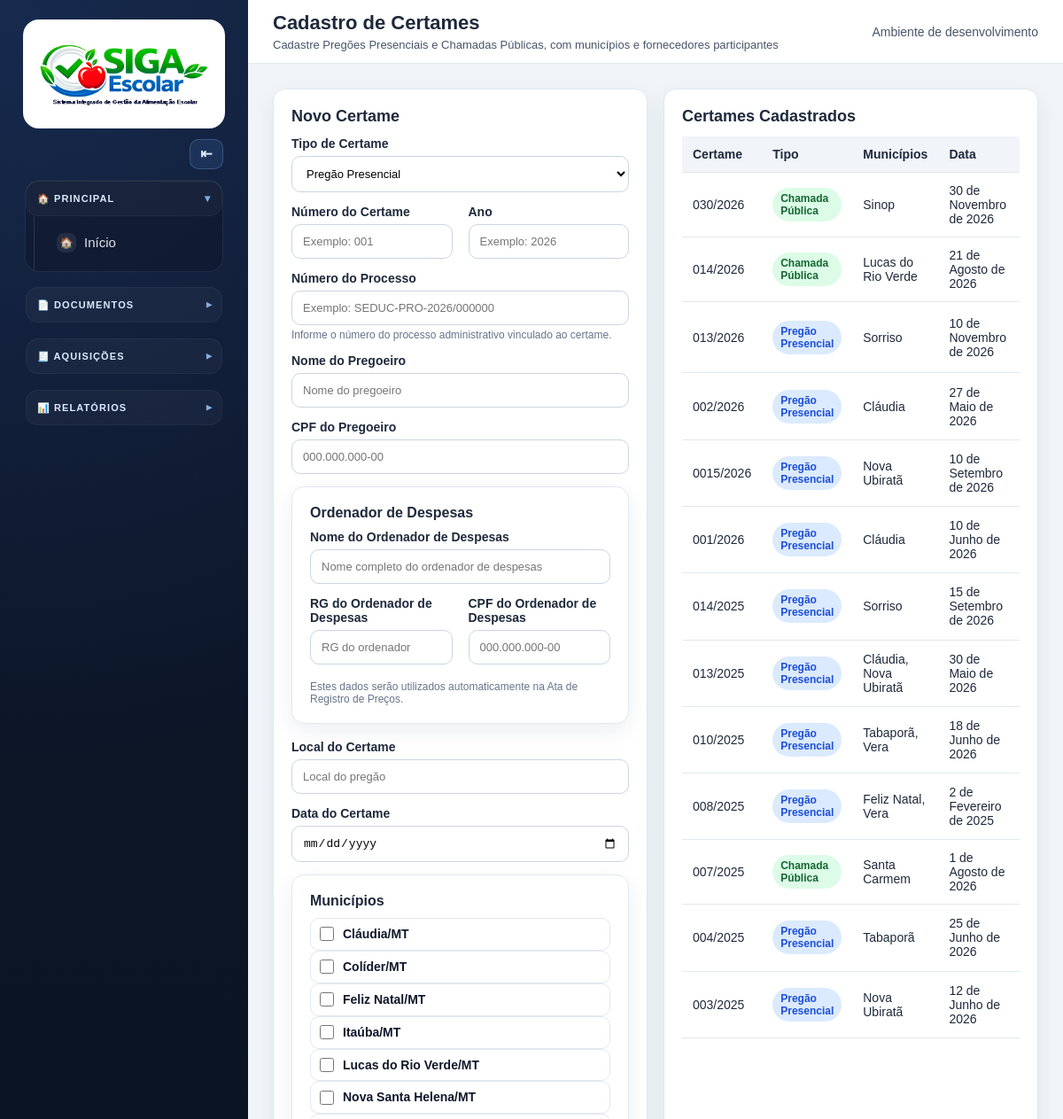
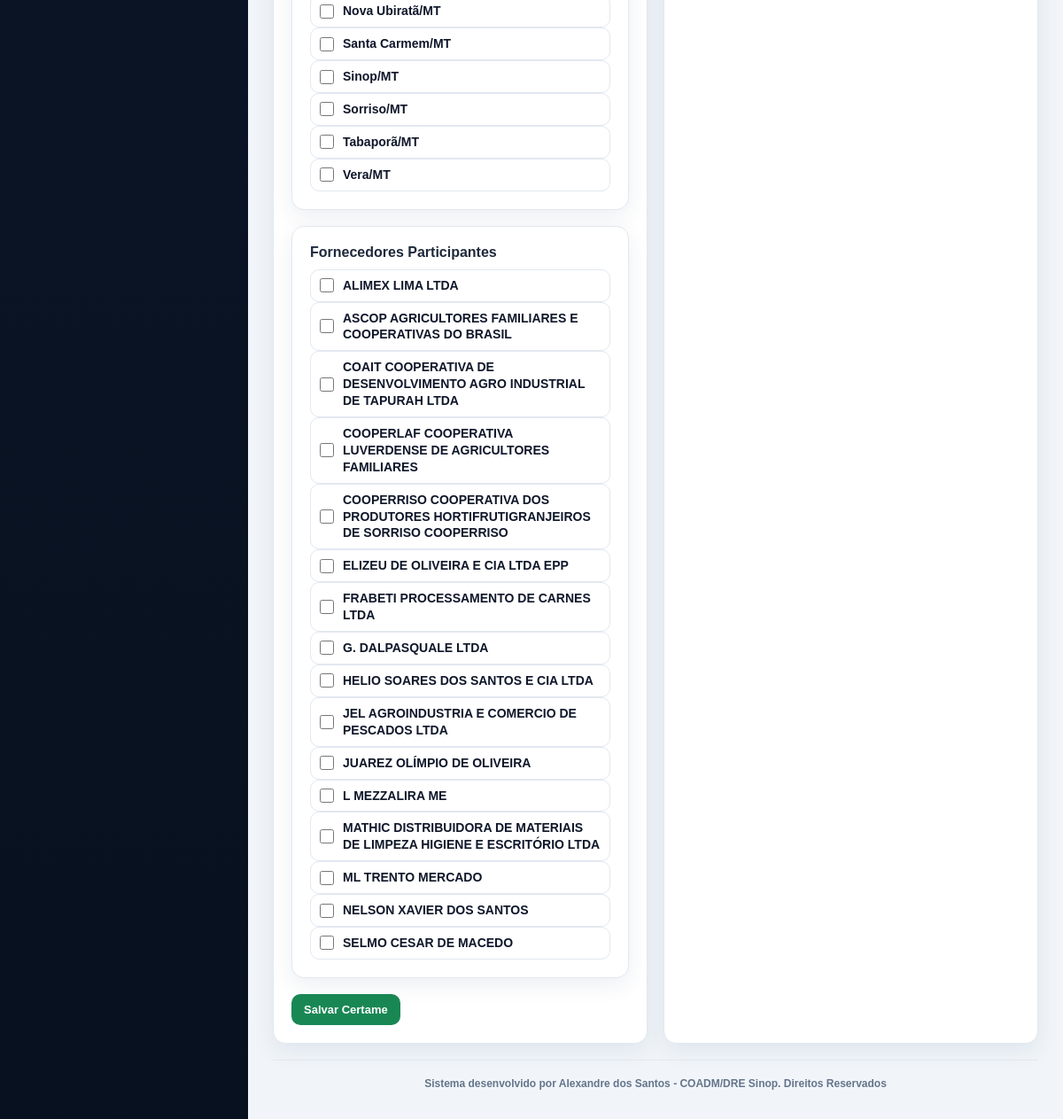
The page /pregoes/ on the database its author committed (2 pictures, top to bottom).
### apps/pregoes/models.py (models this page shows, shortened)
class Pregao(models.Model):
    TIPO_PREGAO_PRESENCIAL = "pregao_presencial"
    TIPO_CHAMADA_PUBLICA = "chamada_publica"
    TIPO_CERTAME_CHOICES = [
        (TIPO_PREGAO_PRESENCIAL, "Pregão Presencial"),
        (TIPO_CHAMADA_PUBLICA, "Chamada Pública"),
    ]
    STATUS_NAO_INICIADO = "nao_iniciado"
    STATUS_EM_ANDAMENTO = "em_andamento"
    STATUS_FINALIZADO = "finalizado"
    STATUS_CHOICES = [
        (STATUS_NAO_INICIADO, "Não iniciado"),
        (STATUS_EM_ANDAMENTO, "Em andamento"),
        (STATUS_FINALIZADO, "Finalizado"),
    ]
    tipo_certame = models.CharField(
        "Tipo de Certame",
        max_length=30,
        choices=TIPO_CERTAME_CHOICES,
        default=TIPO_PREGAO_PRESENCIAL,
        help_text="Define se o processo será executado como Pregão Presencial ou Chamada Pública.",
    )
    numero = models.CharField("Número do Certame", max_length=30)
    numero_processo = models.CharField(
        "Número do Processo",
        max_length=100,
        blank=True,
        help_text="Número do processo administrativo vinculado ao certame.",
    )
    ano = models.PositiveIntegerField("Ano")
    municipios = models.ManyToManyField(
        Municipio,
        through="PregaoMunicipio",
        related_name="pregoes",
        verbose_name="Municípios",
    )
    fornecedores = models.ManyToManyField(
        Fornecedor,
        through="PregaoFornecedor",
        related_name="pregoes",
        verbose_name="Fornecedores",
    )
    nome_pregoeiro = models.CharField("Nome do Pregoeiro", max_length=255)
    cpf_pregoeiro = models.CharField(
        "CPF do Pregoeiro",
        max_length=14,
        validators=[validar_cpf],
    )
    nome_ordenador_despesas = models.CharField(
        "Nome do Ordenador de Despesas",
        max_length=255,
        blank=True,
        help_text="Nome completo do ordenador de despesas vinculado ao certame.",
    )
    rg_ordenador_despesas = models.CharField(
        "RG do Ordenador de Despesas",
        max_length=50,
        blank=True,
    )
    cpf_ordenador_despesas = models.CharField(
        "CPF do Ordenador de Despesas",
        max_length=14,
        blank=True,
        validators=[validar_cpf],
    )
    local_pregao = models.CharField("Local do Pregão", max_length=255)
    data_pregao = models.DateField("Data do Pregão")
    status = models.CharField(
        "Status",
        max_length=30,
        choices=STATUS_CHOICES,
        default=STATUS_NAO_INICIADO,
    )
    criado_por = models.ForeignKey(
        settings.AUTH_USER_MODEL,
        on_delete=models.PROTECT,
        related_name="pregoes_criados",
        verbose_name="Criado por",
        null=True,
        blank=True,
    )
    finalizado_em = models.DateTimeField("Finalizado em", null=True, blank=True)
    percentual_alerta_media = models.DecimalField(
        "Percentual de Alerta da Média",
        max_digits=5,
        decimal_places=2,
        default=50,
        help_text="Percentual de alerta aplicado a todos os itens deste certame.",
    )
    criado_em = models.DateTimeField("Criado em", auto_now_add=True)
    atualizado_em = models.DateTimeField("Atualizado em", auto_now=True)
    class Meta:
        verbose_name = "Certame"
        verbose_name_plural = "Certames"
        ordering = ["-ano", "-numero"]
        constraints = [
            models.UniqueConstraint(
                fields=["tipo_certame", "numero", "ano"],
                name="unique_tipo_numero_ano_certame",
            )
        ]

### apps/cadastros/models.py (models this page shows)
class AtivoModel(TimeStampedModel):
    ativo = models.BooleanField(default=True)
    class Meta:
        abstract = True

class Municipio(AtivoModel):
    nome = models.CharField(max_length=120)
    uf = models.CharField(max_length=2, default="MT")
    class Meta:
        verbose_name = "Município"
        verbose_name_plural = "Municípios"
        ordering = ["nome"]
        constraints = [
            models.UniqueConstraint(fields=["nome", "uf"], name="unique_municipio_uf")
        ]
    def __str__(self):
        return f"{self.nome}/{self.uf}"

### apps/pregoes/views.py (the view)
# urls.py: path("", views.pregoes, name="pregoes"),
def pregoes(request):
    if request.method == "POST":
        form = PregaoForm(request.POST)
        if form.is_valid():
            form.save(user=request.user)
            messages.success(request, "Certame cadastrado com sucesso.")
            return redirect("pregoes:pregoes")
        messages.error(request, "Verifique os dados informados no formulário.")
    else:
        form = PregaoForm()
    pregoes_queryset = (
        Pregao.objects.all()
        .prefetch_related("municipios", "fornecedores")
        .order_by("-ano", "-numero")
    )
    pregoes_pagina = paginar_queryset(request, pregoes_queryset)
    return render(
        request,
        "pregoes/pregoes.html",
        {
            "form": form,
            "pregoes": pregoes_pagina,
            "modo_edicao": False,
            "pregao_edicao": None,
        },
    )

### apps/cadastros/models.py (called while the page is built)
    def __str__(self):
        return self.razao_social

### apps/pregoes/views.py (called while the page is built)
def paginar_queryset(request, queryset, por_pagina=25):
    paginator = Paginator(queryset, por_pagina)
    numero_pagina = request.GET.get("page")
    return paginator.get_page(numero_pagina)

### templates/pregoes/pregoes.html (shortened to what this page needs)
{% extends "base.html" %}
{% block page_title %}Cadastro de Certames{% endblock %}
{% block page_subtitle %}Cadastre Pregões Presenciais e Chamadas Públicas, com municípios e fornecedores participantes{% endblock %}
{% block content %}
<div class="grid grid-2">
    <div class="card">
        {% if modo_edicao %}
        <h2>Editar Certame</h2>
        <p>
            Editando:
            <strong>{{ pregao_edicao.get_tipo_certame_display }} {{ pregao_edicao.numero }}/{{ pregao_edicao.ano }}</strong>
        </p>
        {% else %}
        <h2>Novo Certame</h2>
        {% endif %}
        <form method="post">
            <div class="form-group">
                <label>Tipo de Certame</label>
                {{ form.tipo_certame }}
            </div>
            <div class="grid grid-2">
                <div class="form-group">
                    <label>Número do Certame</label>
                    {{ form.numero }}
                </div>
                <div class="form-group">
                    <label>Ano</label>
                    {{ form.ano }}
                </div>
            </div>
            <div class="form-group">
                <label>Número do Processo</label>
                {{ form.numero_processo }}
                <div style="font-size:12px; color:#64748b; margin-top:4px;">
                    Informe o número do processo administrativo vinculado ao certame.
                </div>
            </div>
            <div class="form-group">
                <label>Nome do Pregoeiro</label>
                {{ form.nome_pregoeiro }}
            </div>
            <div class="form-group">
                <label>CPF do Pregoeiro</label>
                {{ form.cpf_pregoeiro }}
            </div>
            <div class="card">
                <h3>Ordenador de Despesas</h3>
                <div class="form-group">
                    <label>Nome do Ordenador de Despesas</label>
                    {{ form.nome_ordenador_despesas }}
                </div>
                <div class="grid grid-2">
                    <div class="form-group">
                        <label>RG do Ordenador de Despesas</label>
                        {{ form.rg_ordenador_despesas }}
                    </div>
                    <div class="form-group">
                        <label>CPF do Ordenador de Despesas</label>
                        {{ form.cpf_ordenador_despesas }}
                    </div>
                </div>
                <div style="font-size:12px; color:#64748b; margin-top:4px;">
                    Estes dados serão utilizados automaticamente na Ata de Registro de Preços.
                </div>
            </div>
            <div class="form-group">
                <label>Local do Certame</label>
                {{ form.local_pregao }}
            </div>
            <div class="form-group">
                <label>Data do Certame</label>
                {{ form.data_pregao }}
            </div>
            <div class="card">
                <h3>Municípios</h3>
                <div class="checkbox-list-field">
                    {{ form.municipios }}
                </div>
            </div>
            <div class="card">
                <h3>Fornecedores Participantes</h3>
                <div class="checkbox-list-field">
                    {{ form.fornecedores }}
                </div>
            </div>
            <div class="actions">
                {% if modo_edicao %}
                <button class="btn btn-success" type="submit">
                    Salvar Alterações
                </button>
                <a class="btn btn-secondary" href="{% url 'pregoes:pregoes' %}">
                    Cancelar Edição
                </a>
                {% else %}
                <button class="btn btn-success" type="submit">
                    Salvar Certame
                </button>
                {% endif %}
            </div>
        </form>
    </div>
    <div class="card">
        <h2>Certames Cadastrados</h2>
        <div class="table-wrapper">
            <table>
                <thead>
                    <tr>
                        <th>Certame</th>
                        <th>Tipo</th>
                        <th>Municípios</th>
                        <th>Data</th>
                        <th>Status</th>
                    </tr>
                </thead>
                <tbody>
                    {% for pregao in pregoes %}
                    <tr>
                        <td>{{ pregao.numero }}/{{ pregao.ano }}</td>
                        <td>
                            {% if pregao.tipo_certame == "chamada_publica" %}
                            <span class="badge badge-success">{{ pregao.get_tipo_certame_display }}</span>
                            {% else %}
                            <span class="badge badge-primary">{{ pregao.get_tipo_certame_display }}</span>
                            {% endif %}
                        </td>
                        <td>
                            {% for municipio in pregao.municipios.all %}
                            {{ municipio.nome }}{% if not forloop.last %}, {% endif %}
                            {% empty %}
                            -
                            {% endfor %}
                        </td>
                        <td>{{ pregao.data_pregao }}</td>
                        <td>
                        </td>
                    </tr>
                    {% empty %}
                    <tr>
                        <td colspan="6">Nenhum certame cadastrado.</td>
                    </tr>
                    {% endfor %}
                </tbody>
            </table>
        </div>
    </div>
</div>
{% endblock %}

### static/css/style.css (style rules this page uses)
:root { --primary: #0f2f57; --primary-dark: #09213f; --primary-light: #174a84; --accent: #1d7ff2; --success: #198754; --warning: #ffc107; --danger: #dc3545; --gray-50: #f8fafc; --gray-100: #f1f5f9; --gray-200: #e2e8f0; --gray-300: #cbd5e1; --gray-600: #475569; --gray-800: #1e293b; --white: #ffffff; --radius: 14px; --shadow: 0 8px 24px rgba(15, 47, 87, 0.08); }
* { box-sizing: border-box; }
body { margin: 0; font-family: Arial, Helvetica, sans-serif; background: var(--gray-100); color: var(--gray-800); }
.grid { display: grid; gap: 18px; }
.grid-2 { grid-template-columns: repeat(2, minmax(0, 1fr)); }
.card { background: var(--white); border: 1px solid var(--gray-200); border-radius: var(--radius); padding: 20px; box-shadow: var(--shadow); margin-bottom: 18px; }
.card h2 { margin: 0 0 12px; font-size: 20px; }
.card h3 { margin: 0 0 10px; font-size: 17px; }
.btn { display: inline-block; padding: 10px 14px; border-radius: 10px; border: none; text-decoration: none; cursor: pointer; font-size: 14px; font-weight: 600; transition: 0.2s; }
.btn-success { background: var(--success); color: var(--white); }
.table-wrapper { overflow-x: auto; }
table { width: 100%; border-collapse: collapse; background: var(--white); }
th { background: var(--gray-100); color: var(--gray-800); font-weight: 700; text-align: left; padding: 12px; border-bottom: 1px solid var(--gray-200); }
td { padding: 12px; border-bottom: 1px solid var(--gray-200); color: var(--gray-800); vertical-align: middle; }
.badge { display: inline-block; padding: 5px 9px; border-radius: 999px; font-size: 12px; font-weight: bold; }
.badge-success { background: #dcfce7; color: #166534; }
.badge-primary { background: #dbeafe; color: #1d4ed8; }
.form-group { margin-bottom: 14px; }
label { display: block; margin-bottom: 6px; font-weight: 600; color: var(--gray-800); }
input, select, textarea { width: 100%; padding: 11px 12px; border: 1px solid var(--gray-300); border-radius: 10px; font-size: 14px; background: var(--white); }
.actions { display: flex; gap: 8px; flex-wrap: wrap; }

### templates/base.html (style rules this page uses)
:root { --sidebar-bg: #0f172a; --sidebar-bg-soft: #111c33; --sidebar-border: rgba(255, 255, 255, 0.10); --sidebar-text: rgba(255, 255, 255, 0.88); --sidebar-muted: rgba(255, 255, 255, 0.62); --sidebar-hover: rgba(96, 165, 250, 0.12); --sidebar-active: rgba(59, 130, 246, 0.22); --sidebar-active-border: #60a5fa; --sidebar-section-bg: rgba(15, 23, 42, 0.55); }

### templates/pregoes/pregoes.html (style rules this page uses)
.card { font-size: 14px; }
.card h2 { font-size: 18px; }
.card h3 { font-size: 16px; }
.card label { font-size: 14px; }
.card input, .card select, .card textarea, .card button, .card .btn { font-size: 13px; }
.card table { font-size: 13px; }
.card table th, .card table td { font-size: 14px; }
.checkbox-list-field { display: grid; gap: 8px; margin-top: 10px; }
.checkbox-list-field label { display: flex !important; align-items: center; justify-content: flex-start; gap: 10px; width: 100%; margin: 0; padding: 8px 10px; border: 1px solid #e2e8f0; border-radius: 10px; background: #ffffff; color: #0f172a; font-weight: 800; line-height: 1.35; cursor: pointer; }
.checkbox-list-field input[type="checkbox"] { width: 16px !important; height: 16px !important; min-width: 16px; margin: 0 !important; padding: 0 !important; flex: 0 0 16px; cursor: pointer; }

### rows shown on the page
Pregao: numero "030", ano "2026", tipo_certame "Chamada Pública", data_pregao "30 de Novembro de 2026"
Municipio: nome "Sinop"
Pregao: numero "014", ano "2026", tipo_certame "Chamada Pública", data_pregao "21 de Agosto de 2026"
Municipio: nome "Lucas do Rio Verde"
Pregao: numero "013", ano "2026", tipo_certame "Pregão Presencial", data_pregao "10 de Novembro de 2026"
Municipio: nome "Sorriso"
Pregao: numero "002", ano "2026", tipo_certame "Pregão Presencial", data_pregao "27 de Maio de 2026"
Municipio: nome "Cláudia"
Pregao: numero "0015", ano "2026", tipo_certame "Pregão Presencial", data_pregao "10 de Setembro de 2026"
Municipio: nome "Nova Ubiratã"
Pregao: numero "001", ano "2026", tipo_certame "Pregão Presencial", data_pregao "10 de Junho de 2026"
Pregao: numero "014", ano "2025", tipo_certame "Pregão Presencial", data_pregao "15 de Setembro de 2026"
Pregao: numero "013", ano "2025", tipo_certame "Pregão Presencial", data_pregao "30 de Maio de 2026"
Pregao: numero "010", ano "2025", tipo_certame "Pregão Presencial", data_pregao "18 de Junho de 2026"
Municipio: nome "Tabaporã"
Municipio: nome "Vera"
Pregao: numero "008", ano "2025", tipo_certame "Pregão Presencial", data_pregao "2 de Fevereiro de 2025"
Municipio: nome "Feliz Natal"
Pregao: numero "007", ano "2025", tipo_certame "Chamada Pública", data_pregao "1 de Agosto de 2026"
Municipio: nome "Santa Carmem"
Pregao: numero "004", ano "2025", tipo_certame "Pregão Presencial", data_pregao "25 de Junho de 2026"
Pregao: numero "003", ano "2025", tipo_certame "Pregão Presencial", data_pregao "12 de Junho de 2026"
